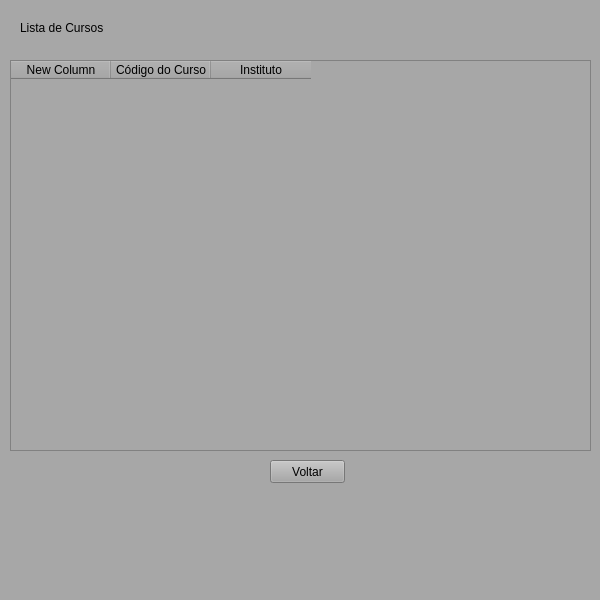
<?xml version="1.0" encoding="UTF-8"?>
<ui version="4.0">
 <class>listaCursos</class>
 <widget class="QMainWindow" name="listaCursos">
  <property name="geometry">
   <rect>
    <x>0</x>
    <y>0</y>
    <width>600</width>
    <height>600</height>
   </rect>
  </property>
  <property name="windowTitle">
   <string>MainWindow</string>
  </property>
  <property name="styleSheet">
   <string notr="true">background-color: rgb(167, 167, 167);</string>
  </property>
  <widget class="QWidget" name="centralwidget">
   <widget class="QLabel" name="label">
    <property name="geometry">
     <rect>
      <x>20</x>
      <y>20</y>
      <width>111</width>
      <height>16</height>
     </rect>
    </property>
    <property name="text">
     <string>Lista de Cursos</string>
    </property>
   </widget>
   <widget class="QTableWidget" name="tabelaCursos">
    <property name="geometry">
     <rect>
      <x>10</x>
      <y>60</y>
      <width>581</width>
      <height>391</height>
     </rect>
    </property>
    <column>
     <property name="text">
      <string>New Column</string>
     </property>
    </column>
    <column>
     <property name="text">
      <string>Código do Curso</string>
     </property>
    </column>
    <column>
     <property name="text">
      <string>Instituto</string>
     </property>
    </column>
   </widget>
   <widget class="QPushButton" name="btnVoltar">
    <property name="geometry">
     <rect>
      <x>270</x>
      <y>460</y>
      <width>75</width>
      <height>23</height>
     </rect>
    </property>
    <property name="text">
     <string>Voltar</string>
    </property>
   </widget>
  </widget>
  <widget class="QStatusBar" name="statusbar"/>
 </widget>
 <resources/>
 <connections/>
</ui>
